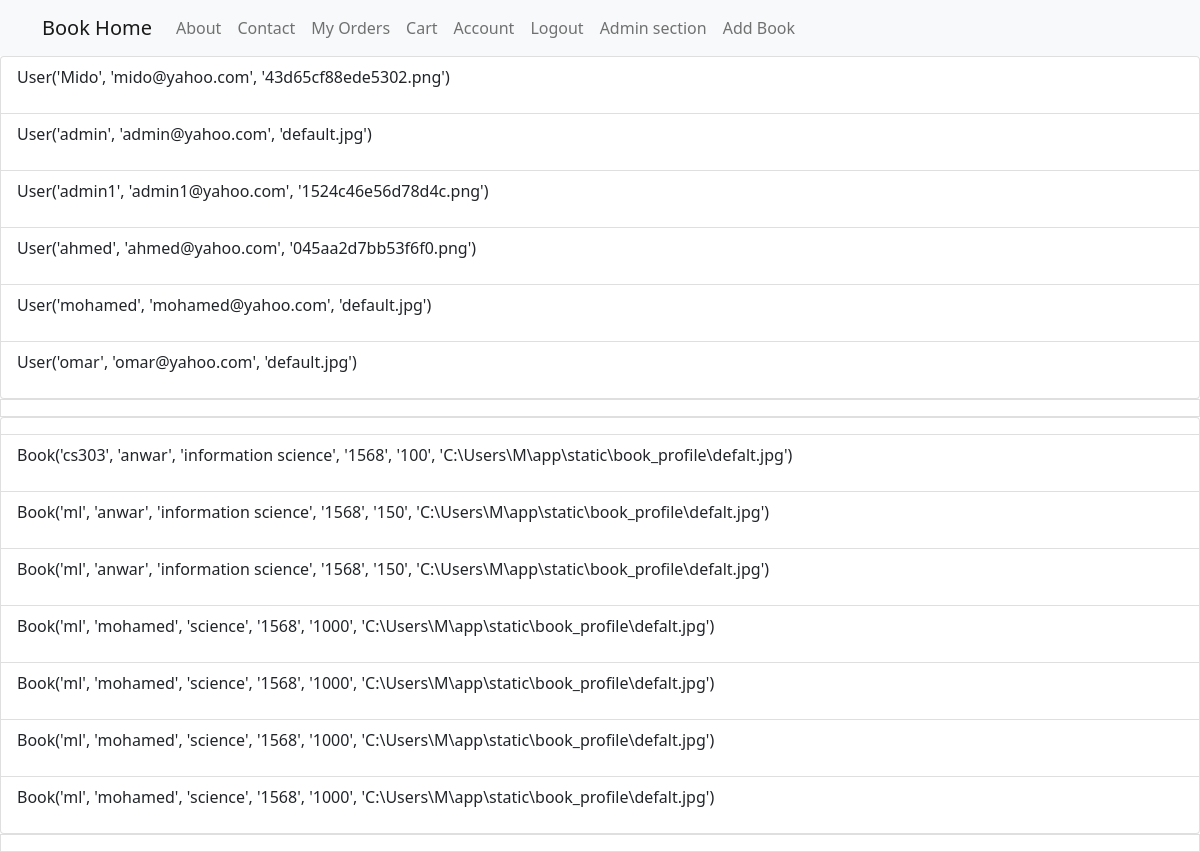
Screenshot of /admin_infom (signed in) with the database file from the repository.
### Models.py (models this page shows)
class User(db.Model, UserMixin):
    id = db.Column(db.Integer, primary_key=True)
    username = db.Column(db.String(20), unique=True, nullable=False)
    email = db.Column(db.String(120), unique=True, nullable=False)
    image_file = db.Column(db.String(20), nullable=True, default='default.jpg')
    password = db.Column(db.String(60), nullable=False)
    address=db.Column(db.Text, nullable=True)
    state=db.Column(db.String(60), nullable=True)
    pincode=db.Column(db.Integer, nullable=True)
    cart=db.relationship('Cart', backref='reader', lazy=True)
    order=db.relationship('Order', backref='buyer', lazy=True)
    orderbook=db.relationship('OrderBook', backref='orderby', lazy=True)
    def __repr__(self):
        return f"User('{self.username}', '{self.email}', '{self.image_file}')"

class Book(db.Model, UserMixin):
    id = db.Column(db.Integer, primary_key=True)
    title = db.Column(db.String(100), nullable=False)
    author = db.Column(db.String(100), nullable=False)
    publication = db.Column(db.String(100), nullable=False)
    ISBN = db.Column(db.String(100), nullable=False)
    content = db.Column(db.Text, nullable=False)
    price = db.Column(db.Integer, nullable=False)
    piece=db.Column(db.Integer, nullable=False)
    image_file = db.Column(db.String(20), nullable=False, default='default.jpg')
    cart=db.relationship('Cart', backref='cartbook', lazy=True)
    orderbook=db.relationship('OrderBook', backref='orderbook', lazy=True)
    def __repr__(self):
        return f"Book('{self.title}', '{self.author}', '{self.publication}', '{self.ISBN}', '{self.price}', '{self.image_file}')"

### routes.py (the view)
@app.route('/admin_infom')
def admin_infom():
    if current_user.is_authenticated:
        users = User.query.order_by(User.username).all()
        books = Book.query.order_by(Book.title).all()
    else:
        return redirect(url_for('about'))
    return render_template('admin_section.html', users = users , books = books)

### Models.py (called while the page is built)
@login_manager.user_loader
def load_user(user_id):
    return User.query.get(int(user_id))

### templates/admin_section.html
{% extends "home.html" %}
{% block content %}
    <div class="list-group">
      {%for user in users%}
      <a href="#" class="list-group-item list-group-item-action">
          <div class="d-flex w-100 justify-content-between">
        <p class="article-content">{{ user }}</p>
       </div>
       {%endfor%}
      </div>
          <div class="list-group">
      {%for book in books%}
      <a href="#" class="list-group-item list-group-item-action">
          <div class="d-flex w-100 justify-content-between">
        <p class="article-content">{{ book}}</p>
       </div>
       {%endfor%}
      </div>
{% endblock content %}

### rows the page displays
User: username+email+image_file "User('Mido', 'mido@yahoo.com', '43d65cf88ede5302.png')"
User: username+email+image_file "User('admin', 'admin@yahoo.com', 'default.jpg')"
User: username+email+image_file "User('admin1', 'admin1@yahoo.com', '1524c46e56d78d4c.png')"
User: username+email+image_file "User('ahmed', 'ahmed@yahoo.com', '045aa2d7bb53f6f0.png')"
User: username+email+image_file "User('mohamed', 'mohamed@yahoo.com', 'default.jpg')"
User: username+email+image_file "User('omar', 'omar@yahoo.com', 'default.jpg')"
Book: title+author+publication "Book('cs303', 'anwar', 'information science', '1568', '100', 'C:\\Users\\M\\app\\static\\book_profile\\defalt.jpg')"
Book: title+author+publication "Book('ml', 'anwar', 'information science', '1568', '150', 'C:\\Users\\M\\app\\static\\book_profile\\defalt.jpg')"
Book: title+author+publication "Book('ml', 'anwar', 'information science', '1568', '150', 'C:\\Users\\M\\app\\static\\book_profile\\defalt.jpg')"
Book: title+author+publication "Book('ml', 'mohamed', 'science', '1568', '1000', 'C:\\Users\\M\\app\\static\\book_profile\\defalt.jpg')"
Book: title+author+publication "Book('ml', 'mohamed', 'science', '1568', '1000', 'C:\\Users\\M\\app\\static\\book_profile\\defalt.jpg')"
Book: title+author+publication "Book('ml', 'mohamed', 'science', '1568', '1000', 'C:\\Users\\M\\app\\static\\book_profile\\defalt.jpg')"
Book: title+author+publication "Book('ml', 'mohamed', 'science', '1568', '1000', 'C:\\Users\\M\\app\\static\\book_profile\\defalt.jpg')"
